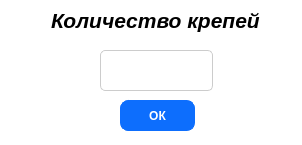
<?xml version="1.0" encoding="UTF-8"?>
<ui version="4.0">
 <class>MainWindow</class>
 <widget class="QMainWindow" name="MainWindow">
  <property name="geometry">
   <rect>
    <x>0</x>
    <y>0</y>
    <width>302</width>
    <height>145</height>
   </rect>
  </property>
  <property name="windowTitle">
   <string>Количество крепей</string>
  </property>
  <property name="windowIcon">
   <iconset>
    <normaloff>../../image/img tools/shield_free.png</normaloff>../../image/img tools/shield_free.png</iconset>
  </property>
  <property name="styleSheet">
   <string notr="true">QWidget{
 background-color: #FFFFFF;
}</string>
  </property>
  <widget class="QWidget" name="centralwidget">
   <widget class="QLabel" name="label">
    <property name="geometry">
     <rect>
      <x>40</x>
      <y>0</y>
      <width>231</width>
      <height>41</height>
     </rect>
    </property>
    <property name="text">
     <string>&lt;html&gt;&lt;head/&gt;&lt;body&gt;&lt;p align=&quot;center&quot;&gt;&lt;span style=&quot; font-size:16pt; font-weight:600; font-style:italic;&quot;&gt;Количество крепей&lt;/span&gt;&lt;/p&gt;&lt;/body&gt;&lt;/html&gt;</string>
    </property>
   </widget>
   <widget class="QLineEdit" name="count_shield_lineEdit">
    <property name="geometry">
     <rect>
      <x>100</x>
      <y>50</y>
      <width>113</width>
      <height>41</height>
     </rect>
    </property>
    <property name="styleSheet">
     <string notr="true">QLineEdit {
    font-size: 16px;
    padding: 5px;
    border: 1px solid #ccc;
    border-radius: 5px;
    text-align: center;
}</string>
    </property>
    <property name="text">
     <string/>
    </property>
   </widget>
   <widget class="QPushButton" name="OK_pushButton">
    <property name="geometry">
     <rect>
      <x>120</x>
      <y>90</y>
      <width>75</width>
      <height>41</height>
     </rect>
    </property>
    <property name="styleSheet">
     <string notr="true">QPushButton {
                        background-color: #0d6efd;
                        color: #fff;
                        font-weight: 1000;
                        border-radius: 8px;
                        border: 1px solid #0d6efd;
                        padding: 5px 15px;
                        margin-top: 10px;
                        outline: 0px;
                        }</string>
    </property>
    <property name="text">
     <string>ОК</string>
    </property>
   </widget>
  </widget>
 </widget>
 <resources/>
 <connections>
  <connection>
   <sender>count_shield_lineEdit</sender>
   <signal>editingFinished()</signal>
   <receiver>OK_pushButton</receiver>
   <slot>animateClick()</slot>
   <hints>
    <hint type="sourcelabel">
     <x>184</x>
     <y>73</y>
    </hint>
    <hint type="destinationlabel">
     <x>176</x>
     <y>106</y>
    </hint>
   </hints>
  </connection>
 </connections>
</ui>
